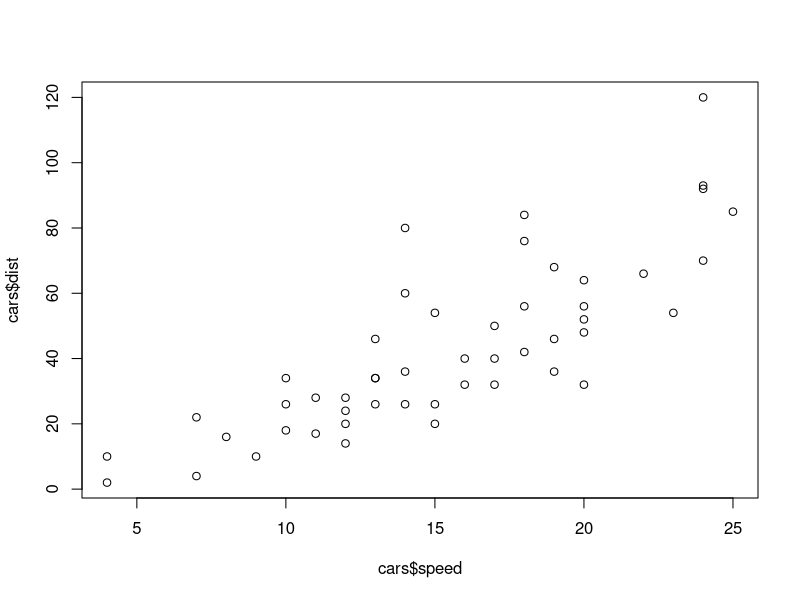
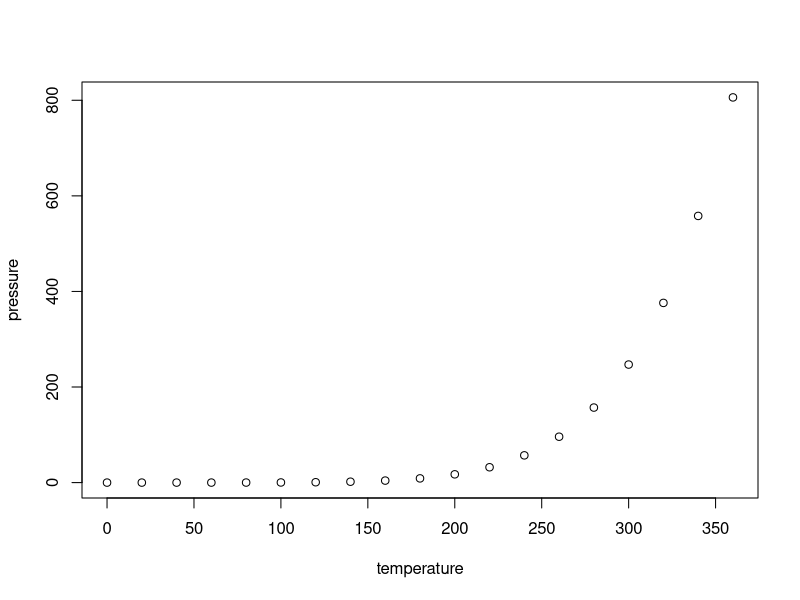

The R script that drew these images, in order:
## ---- chunk 1

## ---- chunk 2

## ---- chunk 3
knitr::opts_chunk$set(echo = TRUE)
## ---- chunk 4
str(cars)
summary(cars)
plot(cars$speed,cars$dist)
## ---- chunk 5
plot(pressure)
